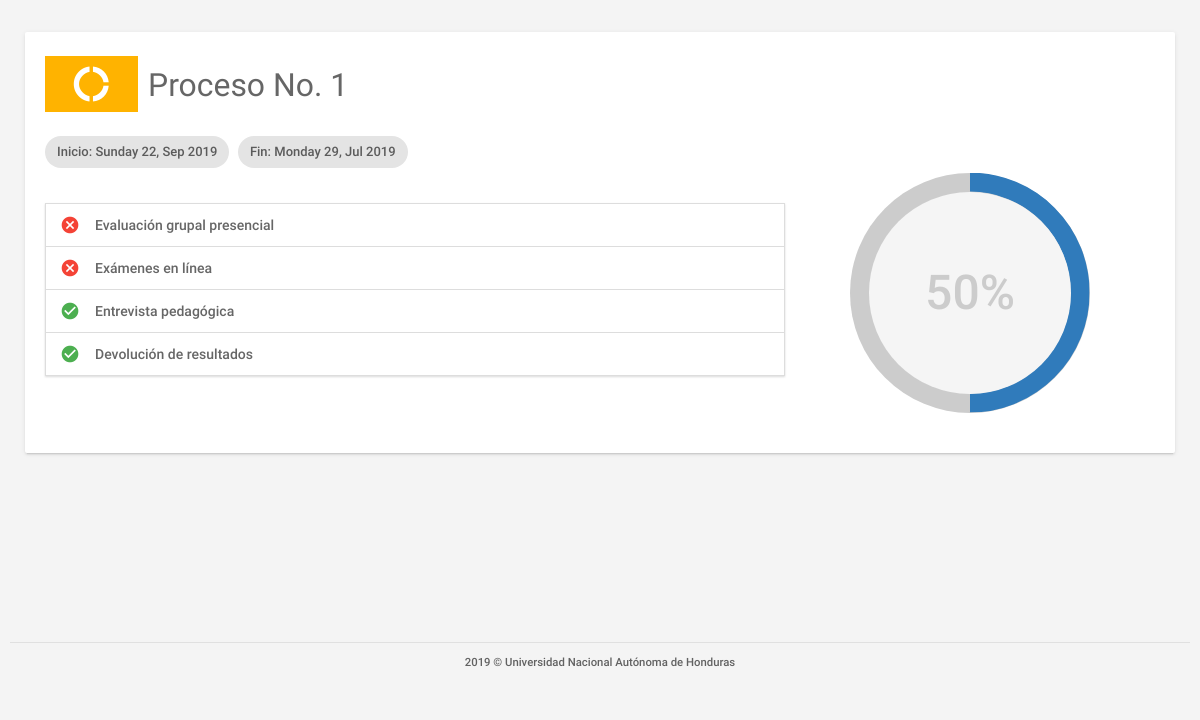
/consultar_progreso.php (signed in), run on an earlier commit of the app's database.
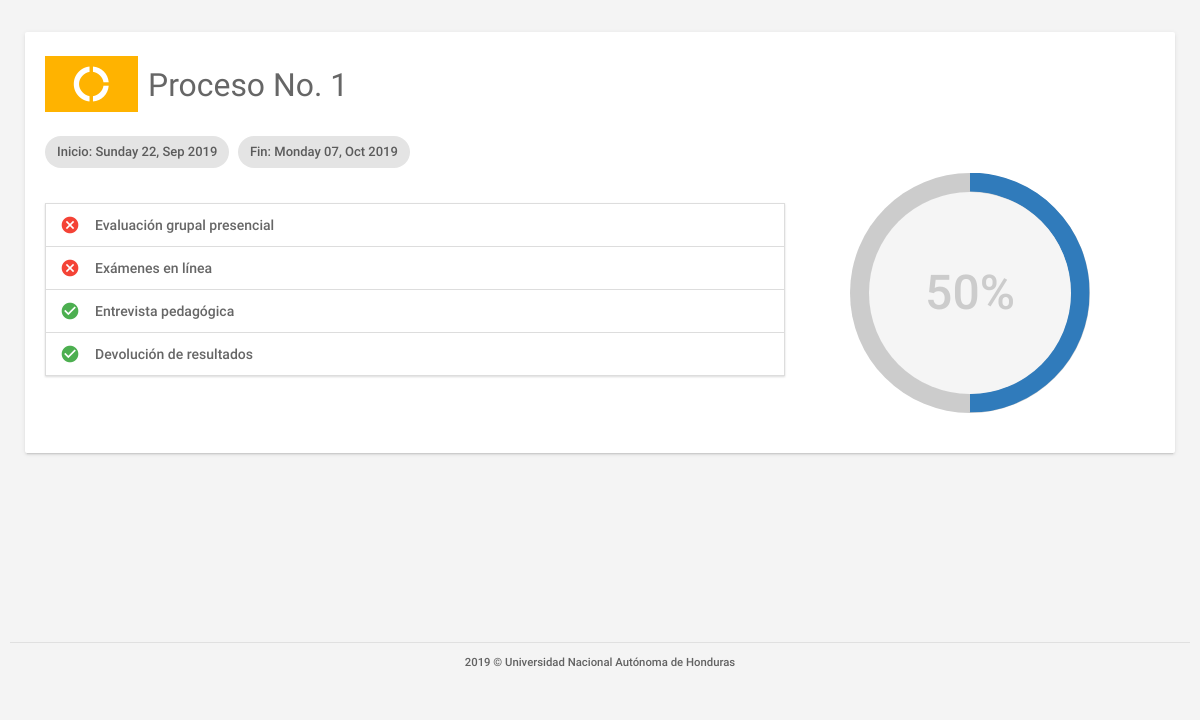
And on a later commit of the database.
### tables this page shows
CREATE TABLE IF NOT EXISTS `tbl_control_de_procesos` (
  `idcontrolprocesos` INT NOT NULL AUTO_INCREMENT,
  `porcentaje` INT NULL,
  `etapa1` BOOLEAN NULL,
  `etapa2` BOOLEAN NULL,
  `etapa3` BOOLEAN NULL,
  `etapa4` BOOLEAN NULL,
  `idEstudiante` INT NOT NULL,
  `idprocesos` INT NOT NULL,
  PRIMARY KEY (`idcontrolprocesos`),
  CONSTRAINT `fk_tbl_control_de_procesos_tbl_estudiantes1`
    FOREIGN KEY (`idEstudiante`)
    REFERENCES `tbl_estudiantes` (`idEstudiante`)
    ON DELETE NO ACTION
    ON UPDATE NO ACTION,
  CONSTRAINT `fk_tbl_control_de_procesos_tbl_procesos1`
    FOREIGN KEY (`idprocesos`)
    REFERENCES `tbl_procesos` (`idprocesos`)
    ON DELETE NO ACTION
    ON UPDATE NO ACTION);

CREATE TABLE IF NOT EXISTS `tbl_procesos` (
  `idprocesos` INT NOT NULL,
  `fechainicio` DATETIME NULL,
  `fechafinal` DATETIME NULL,
  `fechainiciotestlinea` DATETIME NULL,
  `fechafinaltestlinea` DATETIME NULL,
  `urltestlinea1` VARCHAR(300) NULL,
  `urltestline2` VARCHAR(300) NULL,
  `clavetest` VARCHAR(100) NULL,
  `fechainicioentrevista` DATETIME NULL,
  `fechafinentrevista` DATETIME NULL,
  `fechainiciodevuelveresultado` DATETIME NULL,
  `fechafindevuelveresultado` DATETIME NULL,
  `estado` VARCHAR(45) NULL,
  PRIMARY KEY (`idprocesos`));

### assets/clases/class_conexion.php (called while the page is built, shortened)
<?php
	class Conexion{
		private $usuario = "root";
		private $contraseña = "oracle123";
		private $host = "localhost";
		private $baseDatos = "db_formacion";
		private $puerto = "3306";
		private $link;
		public function establecerConexion(){
			$this->link = mysqli_connect($this->host,$this->usuario,$this->contraseña,$this->baseDatos,$this->puerto);
			$this->link->set_charset("utf8");
		}
		public function ejecutarInstruccion($sql){
			return mysqli_query($this->link, $sql);
		}
	}
?>

### consultar_progreso.php (the view, shortened to what the changed rows need)
<?php
    require('./assets/clases/class_conexion.php');
    $mysql = new Conexion();
    $sql = sprintf("
    SELECT * FROM tbl_control_de_procesos
    LEFT JOIN tbl_procesos
    ON tbl_control_de_procesos.idprocesos = tbl_procesos.idprocesos
    where tbl_control_de_procesos.idEstudiante = '%s'
    ORDER by tbl_procesos.fechafindevuelveresultado DESC
    ",$_SESSION["idPersona"]);
    $query=$mysql->ejecutarInstruccion($sql);
?>
<!DOCTYPE html>
<html lang="es">
<head>
    <link type="text/css" rel="stylesheet" href="assets/plugins/materialize/css/materialize.min.css" />
    <link href="assets/css/materialize_Icons.css" rel="stylesheet">
    <link href="assets/css/alpha.css" rel="stylesheet" type="text/css" />
    <link href="assets/css/custom.css" rel="stylesheet" type="text/css" />
    <link href="assets/css/gestionar_Usuarios.css" rel="stylesheet" type="text/css">
    <link href="assets/plugins/sweetalert/sweetalert.css" rel="stylesheet" type="text/css" />
    <link href="assets/plugins/material-preloader/css/materialPreloader.min.css" rel="stylesheet">
    <link href="assets/plugins/Circle Progress/circleProgressBar.css" rel="stylesheet">
    <link href="assets/css/consultar_progreso.css" rel="stylesheet">
</head>
<body>
    <div class="mn-content">
        <main class="mn-inner">
            <div class="row">
                <?php
                while($datos = mysqli_fetch_array($query))
                {
            ?>
                <div class="col s12 m12" style="padding: 0px;">
                    <div class="card">
                        <div class="card-content">
                            <div class="row valign-wrapper">
                                <div class="col s3 m1 amber darken-1 phase_icon valign-wrapper" style="height:4rem;">
                                    <i class="material-icons white-text center"
                                        style="width: 100%;font-size:3rem;">donut_large</i>
                                </div>
                                <div class="col s9 m11 valign-wrapper">
                                    <h4>Proceso No. <?php echo $datos['idprocesos']?></h4>
                                </div>
                            </div>
                            <div class="chip">
                                Inicio: <?php
                                    $string = $datos['fechainicio'];
                                    $date = DateTime::createFromFormat("Y-m-d H:i:s", $string);
                                    echo strftime("%A %d, %b %Y",$date->getTimestamp());
                                ?>
                            </div>
                            <div class="chip">
                                Fin: <?php
                                    $string = $datos['fechafindevuelveresultado'];
                                    $date = DateTime::createFromFormat("Y-m-d H:i:s", $string);
                                    echo strftime("%A %d, %b %Y",$date->getTimestamp());
                                ?>
                            </div>
                            <div class="row valign-wrapper">
                                <div class="col s12 m7 l8" style="padding: 0px;">
                                    <ul class="collapsible" data-collapsible="accordion">
                                        <li>
                                            <div class="collapsible-header">
                                                <i
                                                    class="material-icons <?php echo $datos['etapa1'] ? "green-text":"red-text"; ?>">
                                                </i>
                                                Evaluación grupal presencial
                                            </div>
                                        </li>
                                        <li>
                                            <div class="collapsible-header">
                                                <i
                                                    class="material-icons <?php echo $datos['etapa2'] ? "green-text":"red-text"; ?>">
                                                </i>
                                                Exámenes en línea
                                            </div>
                                        </li>
                                        <li>
                                            <div class="collapsible-header">
                                                <i
                                                    class="material-icons <?php echo $datos['etapa3'] ? "green-text":"red-text"; ?>">
                                                </i>
                                                Entrevista pedagógica
                                            </div>
                                        </li>
                                        <li>
                                            <div class="collapsible-header">
                                                <i
                                                    class="material-icons <?php echo $datos['etapa4'] ? "green-text":"red-text"; ?>">
                                                </i>
                                                Devolución de resultados
                                            </div>
                                        </li>
                                    </ul>
                                </div>
                                <div class="col s12 m5 l4">
                                    <div class="c100 p<?php echo $datos['porcentaje']?> big center">
                                        <span><?php echo $datos['porcentaje']?>%</span>
                                    </div>
                                </div>
                            </div>
                        </div>
                    </div>
                </div>
                <?php
                }
            ?>
            </div>
        </main>
    </div>
</body>
</html>

What changed in the data, as far as the page shows it:
changed through a linked row, tbl_control_de_procesos: idprocesos.fechafindevuelveresultado "Monday 29, Jul 2019" → "Monday 07, Oct 2019"
